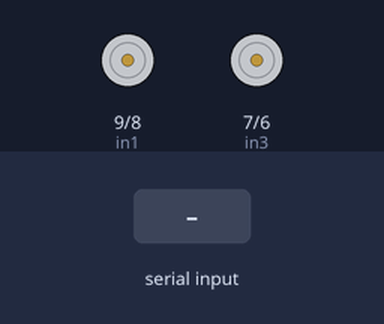
This sketch was run on a simulated Arduino Uno, built with avr-gcc and run on an emulated ATmega328P. On the bench: motor-driver pin pairs drawn as motors (green arrow = first pin HIGH = forward, orange = second pin HIGH = backward, longer = more drive, scaled by the enable pin). The inputs (shaded band) are chosen by the test bench.

Above: at 1.2 s.
1.3 s: "w" received over Serial
At 1.8 s:
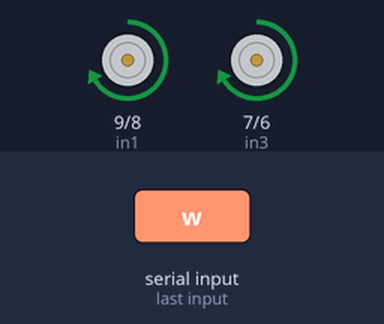
Timing chart, 0 to 4.8 s (numbered marks = the images above; inputs shaded):
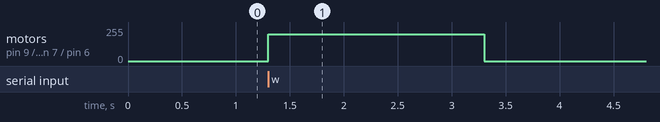

Measured:
- after the input at 1.3 s, motor on pin 9 (in1) / pin 8 (in2), motor on pin 7 (in3) / pin 6 (in4): stopped → forward 200/255 at once, → stopped 2.0 s later

The sketch:

RaspConnectTest.ino
```cpp
// connect motor controller pins to Arduino digital pins
// motor one
int enA = 10;
int in1 = 9;
int in2 = 8;
// motor two
int enB = 5;
int in3 = 7;
int in4 = 6;

boolean newData = false;
char receivedChar;

void setup()
{
  // set all the motor control pins to outputs
  pinMode(enA, OUTPUT);
  pinMode(enB, OUTPUT);
  pinMode(in1, OUTPUT);
  pinMode(in2, OUTPUT);
  pinMode(in3, OUTPUT);
  pinMode(in4, OUTPUT);

  Serial.begin(9600);

}


void loop() {

  if (Serial.read() == 'w') {

    digitalWrite(in1, HIGH);
    digitalWrite(in2, LOW);
    // set speed to 200 out of possible range 0~255
    analogWrite(enA, 200);
    // turn on motor B
    digitalWrite(in3, HIGH);
    digitalWrite(in4, LOW);
    // set speed to 200 out of possible range 0~255
    analogWrite(enB, 200);
    delay(2000);

    digitalWrite(in1, LOW);
    digitalWrite(in2, LOW);
    digitalWrite(in3, LOW);
    digitalWrite(in4, LOW);

  }

}
```
